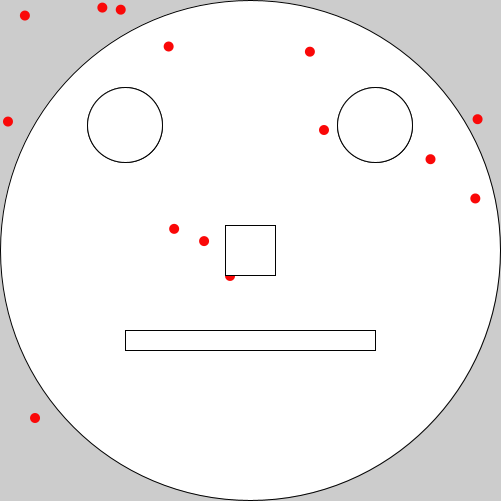
Frame 1 (no input)
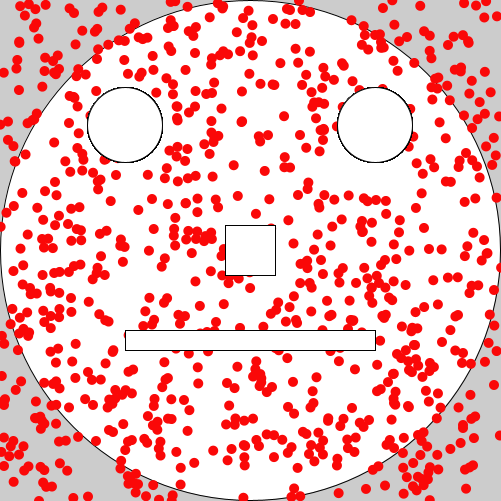
Frame 60 (the mouse pressed at the canvas centre just before this capture)
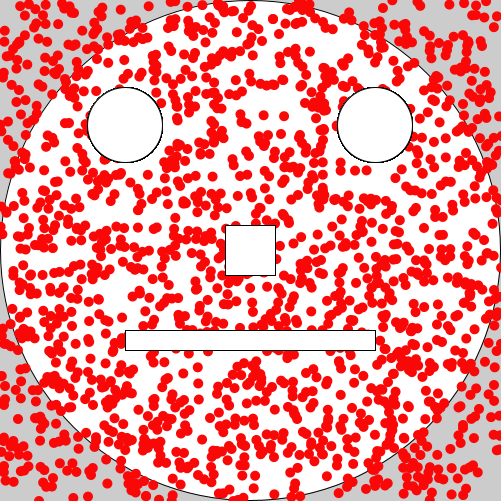
Frame 120 (the mouse held since frame 60 and released just before this capture)

The Processing sketch that drew these frames (run headless with seeded random() and noise(); from frame 60 on, the mouse is pressed at the canvas centre):

// Processing sketch: Happy_Measles_Structured
// ── Happy_Measles_Structured.pde
//Happy measles, structured program

//Variables go here

void setup () {
size (501, 501);
ellipse (250, 250, 500, 500); // Main face shape
ellipse (125, 125, 75, 75); // Eye #1
ellipse (375, 125, 75, 75); // Eye #2
rectMode(CENTER); //Set rectMode to CENTER of Canvas
rect (250, 250, 50, 50); // Nose
rect (250, 250+90, 250, 20); // Mouth
rectMode(CORNER); //Always reset default
}


void draw () {
  noStroke();
fill(#FA0808);
ellipse (int(random(0, 502)), int(random(0, 502)), 10, 10); // mealses start, casting review
ellipse (random(0, 502), random(0., 502), 10, 10); 
ellipse (random(0, 502), random(0, 502), 10, 10);
ellipse (random(0, 502), random(0, 502), 10, 10);
ellipse (random(0, 502), random(0, 502), 10, 10);
ellipse (random(0, 502), random(0, 502), 10, 10);
ellipse (random(0, 502), random(0, 502), 10, 10);
ellipse (random(0, 502), random(0, 502), 10, 10);
ellipse (random(0, 502), random(0, 502), 10, 10);
ellipse (random(0, 502), random(0, 502), 10, 10);
ellipse (random(0, 502), random(0, 502), 10, 10);
ellipse (random(0, 502), random(0, 502), 10, 10);
ellipse (random(0, 502), random(0, 502), 10, 10);
ellipse (random(0, 502), random(0, 502), 10, 10);

stroke(1);
fill(255);
ellipse (125, 125, 75, 75);//LEFT EYE
ellipse (375, 125, 75, 75);//RIGHT EYE
rectMode(CENTER);//Set rectMode to CENTER of Canvas
rect (250, 250, 50, 50);// Nose
rect (250, 250+90, 250, 20);// Mouth
rectMode (CORNER);// Reset back to deafult
}
//void keyPressed () {}

//void mousePressed () {} 

//fullScreen();
//size(501, 501);
//print("My display width is " + displayWidth + "\n My Display height is " + displayHeight);
//rect(880, 305, 155, 300, 7); // Square
//rect(300, 80, 155, 155, 50); // Square curved edges
//ellipse(1366/2, 768/2, 35, 35); // Circle
//size(501, 501); // Size of the Canvas, monitor?
//print("Screen Dimensions" + "\n My width is " + displayWidth + "\n My height is " + displayHeight)


/*
fill(#FA0808);
ellipse (int(random(0, 502)), int(random(0, 502)), 10, 10); // mealses start, casting review
ellipse (random(0, 502), random(0., 502), 10, 10); 
ellipse (random(0, 502), random(0, 502), 10, 10);
ellipse (random(0, 502), random(0, 502), 10, 10);
ellipse (random(0, 502), random(0, 502), 10, 10);
ellipse (random(0, 502), random(0, 502), 10, 10);
ellipse (random(0, 502), random(0, 502), 10, 10);
ellipse (random(0, 502), random(0, 502), 10, 10);
ellipse (random(0, 502), random(0, 502), 10, 10);
ellipse (random(0, 502), random(0, 502), 10, 10);
ellipse (random(0, 502), random(0, 502), 10, 10);
ellipse (random(0, 502), random(0, 502), 10, 10);
ellipse (random(0, 502), random(0, 502), 10, 10);
ellipse (random(0, 502), random(0, 502), 10, 10);
noStroke();
*/
